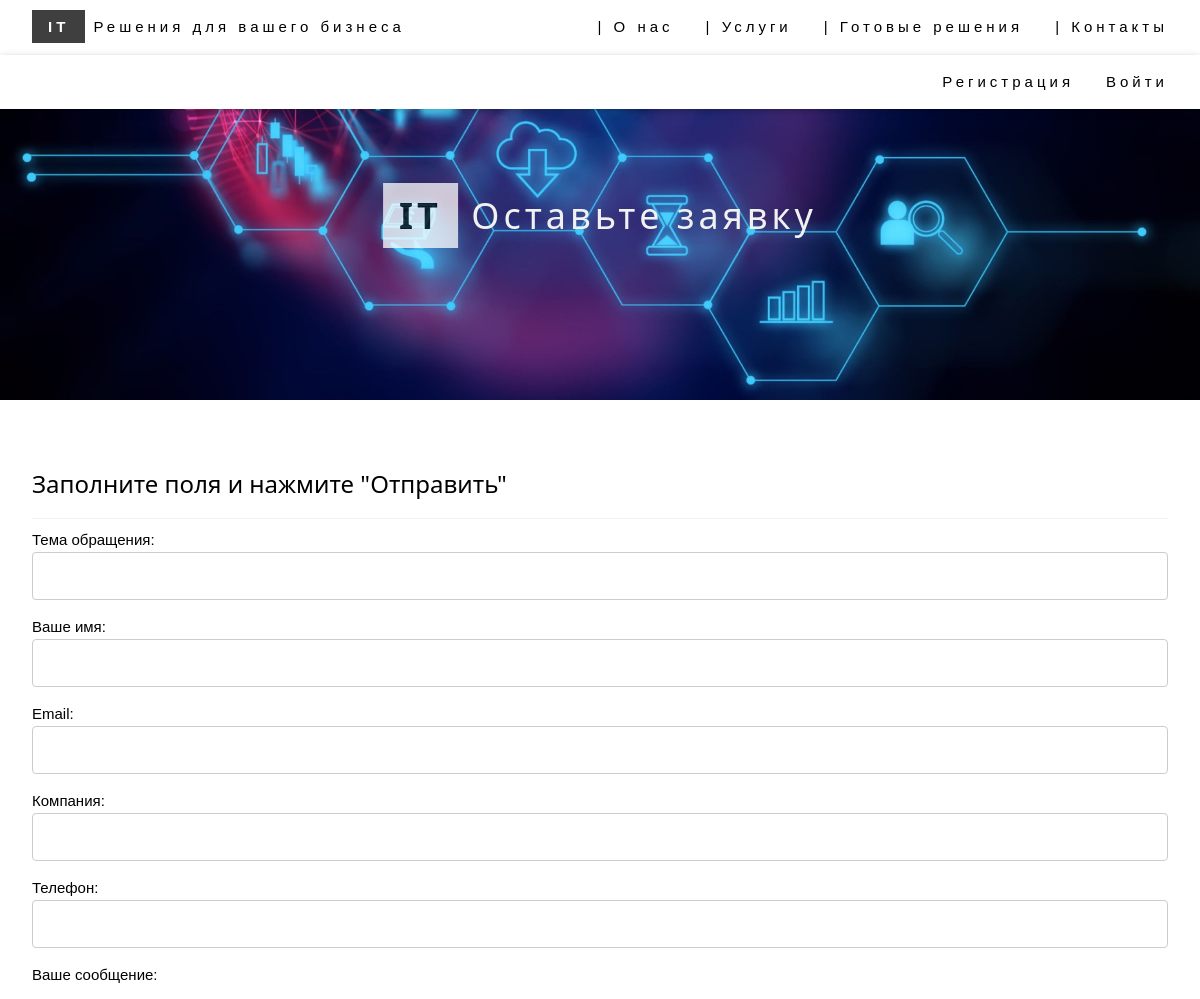
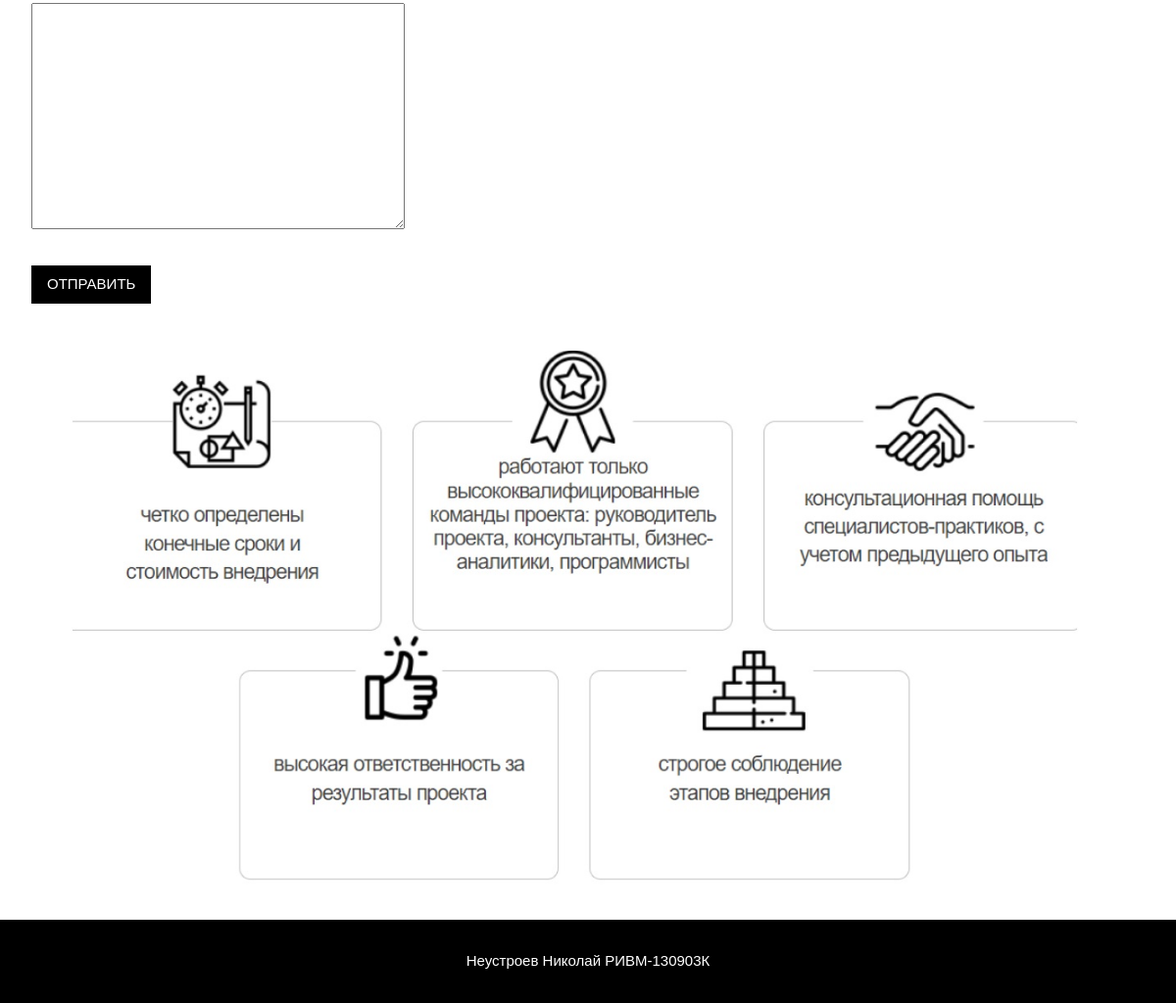
Screenshot of /application/ with the database file from the repository (2 pictures, top to bottom).
### menu/models.py (models this page shows, shortened)
class MenuItem(models.Model):
    menu = models.ForeignKey(
        Menu,
        verbose_name=_(u'Name'),
        on_delete=models.CASCADE,
        )
    order = models.IntegerField(
        _(u'Order'),
        default=500
        )
    link_url = models.CharField(
        _(u'Link URL'),
        max_length=100,
        help_text=_(u'URL or URI to the content, eg /about/ or http://foo.com/')
        )
    title = models.CharField(
        _(u'Title'),
        max_length=100
        )
    login_required = models.BooleanField(
        _(u'Login required'),
        blank=True,
        default=False,
        help_text=_(u'Should this item only be shown to authenticated users?')
        )
    anonymous_only = models.BooleanField(
        _(u'Anonymous only'),
        blank=True,
        default=False,
        help_text=_(u'Should this item only be shown to non-logged-in users?')
        )
    class Meta:
        verbose_name = _(u'menu item')
        verbose_name_plural = _(u'menu items')

### ITapp/views.py (the view)
# urls.py: path('application/', application_view, name='application'),
def application_view(request):
    form = AplicationForm()
    return render(request, 'application.html', {'form': form})

### ITapp/forms.py
class AplicationForm(forms.ModelForm):
    class Meta:
        model = UserApplication
        fields = "__all__"

### menu/templatetags/menubuilder.py (called while the page is built)
    def render(self, context):
        try:
            current_path = context['request'].path
            user = context['request'].user
        except KeyError:
            current_path = None
            user = None
        context['menuitems'] = get_items(self.menu_name, current_path, user)
        return ''

### templates/application.html (shortened to what this page needs)
{% include "title.html" %}
{% load static %}
  <header class="w3-display-container w3-content w3-wide" style="max-width:1500px;" id="home">
    <img class="w3-image" src="{% static 'img/titleImg2.jpg' %}" alt="IT решения" width="1500" height="200">
    <div class="w3-display-middle w3-margin-top w3-center">
      <h1 class="w3-xxlarge w3-text-white">
        <span class="w3-padding w3-white w3-opacity-min"><b>IT</b></span>
        <span class="w3-hide-small w3-text-light-grey">Оставьте заявку</span>
      </h1>
    </div>
  </header>
<div class="w3-content w3-padding" style="max-width:1564px">
      {% block content %}
      <div class="w3-container w3-padding-32" id="contact">
        <h3 class="w3-border-bottom w3-border-light-grey w3-padding-16">Заполните поля и нажмите "Отправить"</h3>
        <form method="post" action="/appform">
          <label for="title">Тема обращения:</label>
          {{ form.title }}
          <label for="name">Ваше имя:</label>
          {{ form.name }}
          <label for="email">Email:</label>
          {{ form.email }}
          <label for="company">Компания:</label>
          {{ form.company }}
          <label for="phone">Телефон:</label>
          {{ form.phone }}
          <label for="message">Ваше сообщение:</label>
          <p>{{ form.message }}</p>
          <input class="w3-button w3-black w3-section" type="submit" value="ОТПРАВИТЬ">
        </form>
      </div>
      {% endblock %}
{% include "footer.html" %}

### templates/menu.html (shortened to what this page needs)
            {% load menubuilder %}
        {% load menubuilder %}
        <div class="w3-right w3-hide-small">
            {% for item in menuitems %}
                 <a href="{{ item.url }}" class="w3-bar-item w3-button" title="{{ item.title|escape }}">|  {{ item.title }}</a>
            {% endfor %}
        </div>

### static/css/w3_style.css (style rules this page uses)
html { box-sizing:border-box }
*,*:before,*:after { box-sizing:inherit }
html { -ms-text-size-adjust:100%;-webkit-text-size-adjust:100% }
body { margin:0 }
article,aside,details,figcaption,figure,footer,header,main,menu,nav,section { display:block }
a { background-color:transparent }
b,strong { font-weight:bolder }
img { border-style:none }
button,input,select,textarea,optgroup { font:inherit;margin:0 }
button,input { overflow:visible }
button,[type=button],[type=reset],[type=submit] { -webkit-appearance:button }
textarea { overflow:auto }
html,body { font-family:Verdana,sans-serif;font-size:15px;line-height:1.5 }
html { overflow-x:hidden }
h1 { font-size:36px }
h3 { font-size:24px }
h1,h2,h3,h4,h5,h6 { font-family:"Segoe UI",Arial,sans-serif;font-weight:400;margin:10px 0 }
.w3-wide { letter-spacing:4px }
.w3-image { max-width:100%;height:auto }
img { vertical-align:middle }
a { color:inherit }
.w3-btn,.w3-button { border:none;display:inline-block;padding:8px 16px;vertical-align:middle;overflow:hidden;text-decoration:none;color:inherit;background-color:inherit;text-align:center;cursor:pointer;white-space:nowrap }
.w3-btn,.w3-button { -webkit-touch-callout:none;-webkit-user-select:none;-khtml-user-select:none;-moz-user-select:none;-ms-user-select:none;user-select:none }
.w3-tooltip,.w3-display-container { position:relative }
.w3-bar .w3-bar-item { padding:8px 16px;float:left;width:auto;border:none;display:block;outline:0 }
.w3-bar .w3-button { white-space:normal }
.w3-container:after,.w3-container:before,.w3-panel:after,.w3-panel:before,.w3-row:after,.w3-row:before,.w3-row-padding:after,.w3-row-padding:before, .w3-cell-row:before,.w3-cell-row:after,.w3-clear:after,.w3-clear:before,.w3-bar:before,.w3-bar:after { content:"";display:table;clear:both }
.w3-content,.w3-auto { margin-left:auto;margin-right:auto }
.w3-content { max-width:980px }
.w3-display-middle { position:absolute;top:50%;left:50%;transform:translate(-50%,-50%);-ms-transform:translate(-50%,-50%) }
.w3-container,.w3-panel { padding:0.01em 16px }
.w3-opacity-min { opacity:0.75 }
.w3-xxlarge { font-size:36px!important }
.w3-center { text-align:center!important }
.w3-border-bottom { border-bottom:1px solid #ccc!important }
.w3-section,.w3-code { margin-top:16px!important;margin-bottom:16px!important }
.w3-margin-top { margin-top:16px!important }
.w3-padding { padding:8px 16px!important }
.w3-padding-16 { padding-top:16px!important;padding-bottom:16px!important }
.w3-padding-32 { padding-top:32px!important;padding-bottom:32px!important }
.w3-right { float:right!important }
.w3-white,.w3-hover-white:hover { color:#000!important;background-color:#fff!important }
.w3-black,.w3-hover-black:hover { color:#fff!important;background-color:#000!important }
.w3-text-white,.w3-hover-text-white:hover { color:#fff!important }
.w3-text-light-grey,.w3-hover-text-light-grey:hover,.w3-text-light-gray,.w3-hover-text-light-gray:hover { color:#f1f1f1!important }
.w3-border-light-grey,.w3-hover-border-light-grey:hover,.w3-border-light-gray,.w3-hover-border-light-gray:hover { border-color:#f1f1f1!important }
input[type="text"], input[type="email"], input[type="phone"], input[type="message"], input[type="password"] { width: 100%; padding: 12px; border: 1px solid #ccc; border-radius: 4px; box-sizing: border-box; margin-bottom: 16px; }

### rows the page displays
MenuItem: title "О нас"
MenuItem: title "Услуги"
MenuItem: title "Готовые решения"
MenuItem: title "Контакты"
